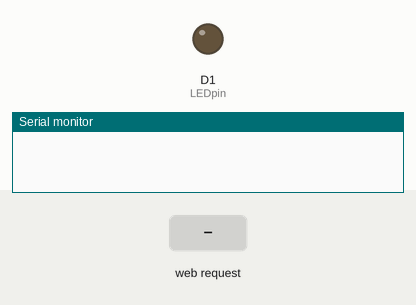
This sketch was run on a simulated ESP8266 (NodeMCU). Parts: output pins drawn as LEDs (lit = HIGH), the last lines printed to the serial monitor. The inputs (shaded band) are chosen by the test bench.

Above: at 1.3 s.
1.4 s: HTTP request GET /lamp?value=120 received
At 2.6 s:
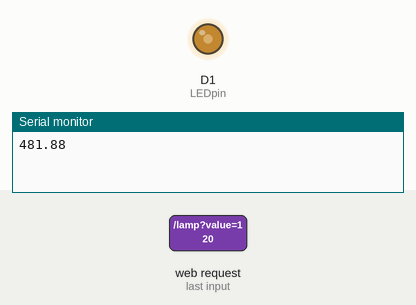
2.9 s: HTTP request GET /lamp?value=1 received
At 3.8 s:
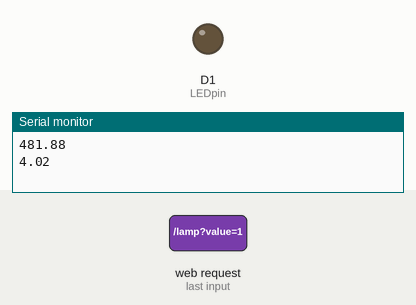
Timing chart, 0 to 5.9 s (numbered marks = the images above; inputs shaded):
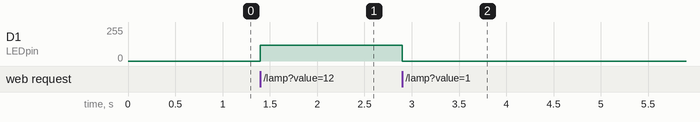

The sketch:

arduino_lamp_dimmer.ino
```cpp
#include <ESP8266WiFi.h>
#include <ESP8266WebServer.h>

/* Put your SSID & Password */
const char *ssid = "NodeMCU";      // Enter SSID here
const char *password = "12345678"; //Enter Password here

/* Put IP Address details */
IPAddress local_ip(192, 168, 2, 1);
IPAddress gateway(192, 168, 2, 1);
IPAddress subnet(255, 255, 255, 0);

ESP8266WebServer server(80);

uint8_t LEDpin = D1;

void setup()
{
  Serial.begin(9600);
  pinMode(LEDpin, OUTPUT);

  WiFi.softAP(ssid, password);
  // WiFi.softAPConfig(local_ip, gateway, subnet);
  delay(100);

  server.on("/lamp", handleSpecificArg); //Associate the handler function to the path

  server.begin();
}

void loop()
{
  server.handleClient();
}

void handleSpecificArg()
{
  String message = "";
  String value = server.arg("value");
  if (value == "")
  {
    message = "Lamp value not found";
  }
  else
  {
    message = "Lamp value = ";
    message += value;
    if (value.toInt() >= 0 && value.toInt() <= 255)
    {
      float persent = value.toFloat() / 255.0;
      float lampu = 1024.0 * persent;
      Serial.println(lampu);
      analogWrite(LEDpin, (int)lampu);
    }
  }
  server.send(200, "text/plain", message);
}
```

Measured:
- after the input at 1.4 s, D1 (LEDpin): 0/255 → 119/255 at once
- after the input at 2.9 s, D1 (LEDpin): 119/255 → 0/255 at once
